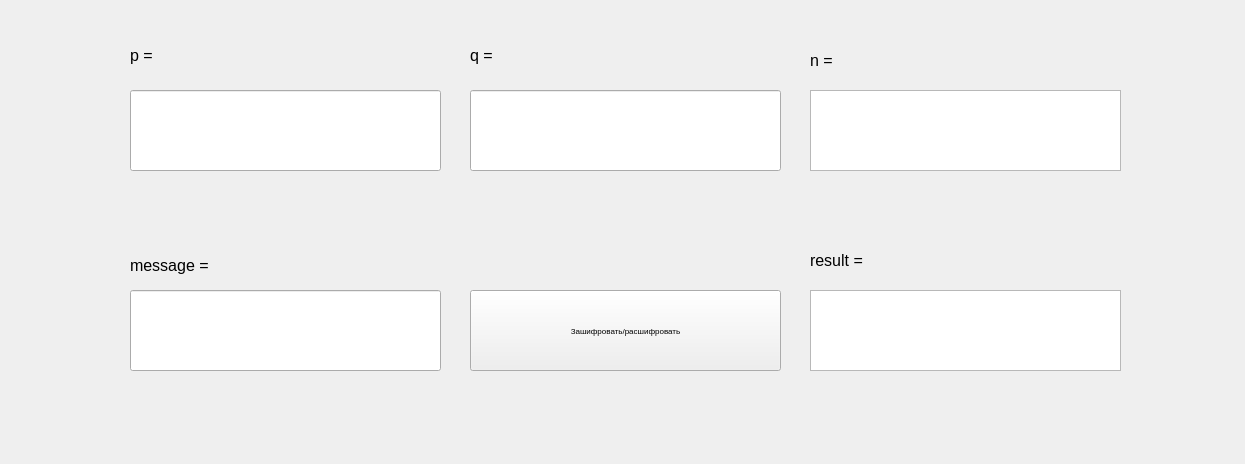
<?xml version="1.0" encoding="UTF-8"?>
<ui version="4.0">
 <class>Form</class>
 <widget class="QWidget" name="Form">
  <property name="geometry">
   <rect>
    <x>0</x>
    <y>0</y>
    <width>1245</width>
    <height>464</height>
   </rect>
  </property>
  <property name="windowTitle">
   <string>Form</string>
  </property>
  <widget class="QLineEdit" name="lineEdit">
   <property name="geometry">
    <rect>
     <x>130</x>
     <y>90</y>
     <width>311</width>
     <height>81</height>
    </rect>
   </property>
  </widget>
  <widget class="QLineEdit" name="lineEdit_2">
   <property name="geometry">
    <rect>
     <x>470</x>
     <y>90</y>
     <width>311</width>
     <height>81</height>
    </rect>
   </property>
  </widget>
  <widget class="QLabel" name="label">
   <property name="geometry">
    <rect>
     <x>130</x>
     <y>30</y>
     <width>191</width>
     <height>51</height>
    </rect>
   </property>
   <property name="font">
    <font>
     <pointsize>12</pointsize>
    </font>
   </property>
   <property name="text">
    <string>p = </string>
   </property>
   <property name="scaledContents">
    <bool>true</bool>
   </property>
   <property name="margin">
    <number>0</number>
   </property>
  </widget>
  <widget class="QLabel" name="label_2">
   <property name="geometry">
    <rect>
     <x>470</x>
     <y>30</y>
     <width>114</width>
     <height>51</height>
    </rect>
   </property>
   <property name="font">
    <font>
     <pointsize>12</pointsize>
    </font>
   </property>
   <property name="text">
    <string>q = </string>
   </property>
  </widget>
  <widget class="QLineEdit" name="lineEdit_3">
   <property name="geometry">
    <rect>
     <x>130</x>
     <y>290</y>
     <width>311</width>
     <height>81</height>
    </rect>
   </property>
  </widget>
  <widget class="QLabel" name="label_3">
   <property name="geometry">
    <rect>
     <x>810</x>
     <y>30</y>
     <width>201</width>
     <height>61</height>
    </rect>
   </property>
   <property name="font">
    <font>
     <pointsize>12</pointsize>
    </font>
   </property>
   <property name="text">
    <string>n = </string>
   </property>
  </widget>
  <widget class="QLabel" name="label_4">
   <property name="geometry">
    <rect>
     <x>130</x>
     <y>240</y>
     <width>211</width>
     <height>51</height>
    </rect>
   </property>
   <property name="font">
    <font>
     <pointsize>12</pointsize>
    </font>
   </property>
   <property name="text">
    <string>message = </string>
   </property>
  </widget>
  <widget class="QTextEdit" name="textEdit">
   <property name="geometry">
    <rect>
     <x>810</x>
     <y>90</y>
     <width>311</width>
     <height>81</height>
    </rect>
   </property>
  </widget>
  <widget class="QTextEdit" name="textEdit_2">
   <property name="geometry">
    <rect>
     <x>810</x>
     <y>290</y>
     <width>311</width>
     <height>81</height>
    </rect>
   </property>
  </widget>
  <widget class="QLabel" name="label_5">
   <property name="geometry">
    <rect>
     <x>810</x>
     <y>230</y>
     <width>161</width>
     <height>61</height>
    </rect>
   </property>
   <property name="font">
    <font>
     <pointsize>12</pointsize>
    </font>
   </property>
   <property name="text">
    <string>result = </string>
   </property>
  </widget>
  <widget class="QPushButton" name="pushButton">
   <property name="geometry">
    <rect>
     <x>470</x>
     <y>290</y>
     <width>311</width>
     <height>81</height>
    </rect>
   </property>
   <property name="font">
    <font>
     <pointsize>6</pointsize>
    </font>
   </property>
   <property name="acceptDrops">
    <bool>false</bool>
   </property>
   <property name="text">
    <string>Зашифровать/расшифровать</string>
   </property>
  </widget>
 </widget>
 <resources/>
 <connections/>
</ui>
